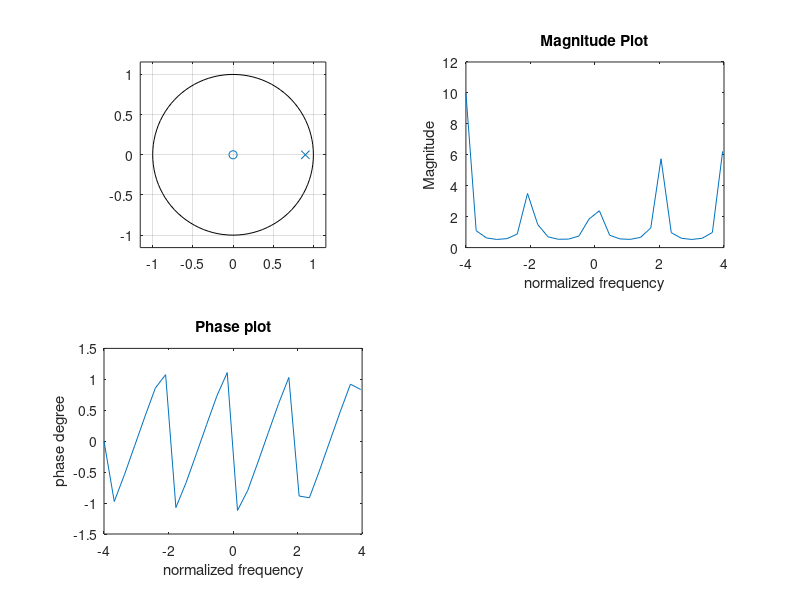

This chart was generated by the following MATLAB code:
clc
clear

b=[1 0]
a=[1 -0.9]
subplot(2,2,1)
zplane(b,a)

w=-4*pi:4*pi
x=freqz(b,a,w)
T=abs(x)
anglex=angle(x)

subplot(2,2,2)
plot(w/pi,T)
title("Magnitude Plot")
xlabel("normalized frequency")
ylabel("Magnitude")

subplot(2,2,3)
plot(w/pi,anglex)
title("Phase plot")
xlabel("normalized frequency")
ylabel("phase degree")
